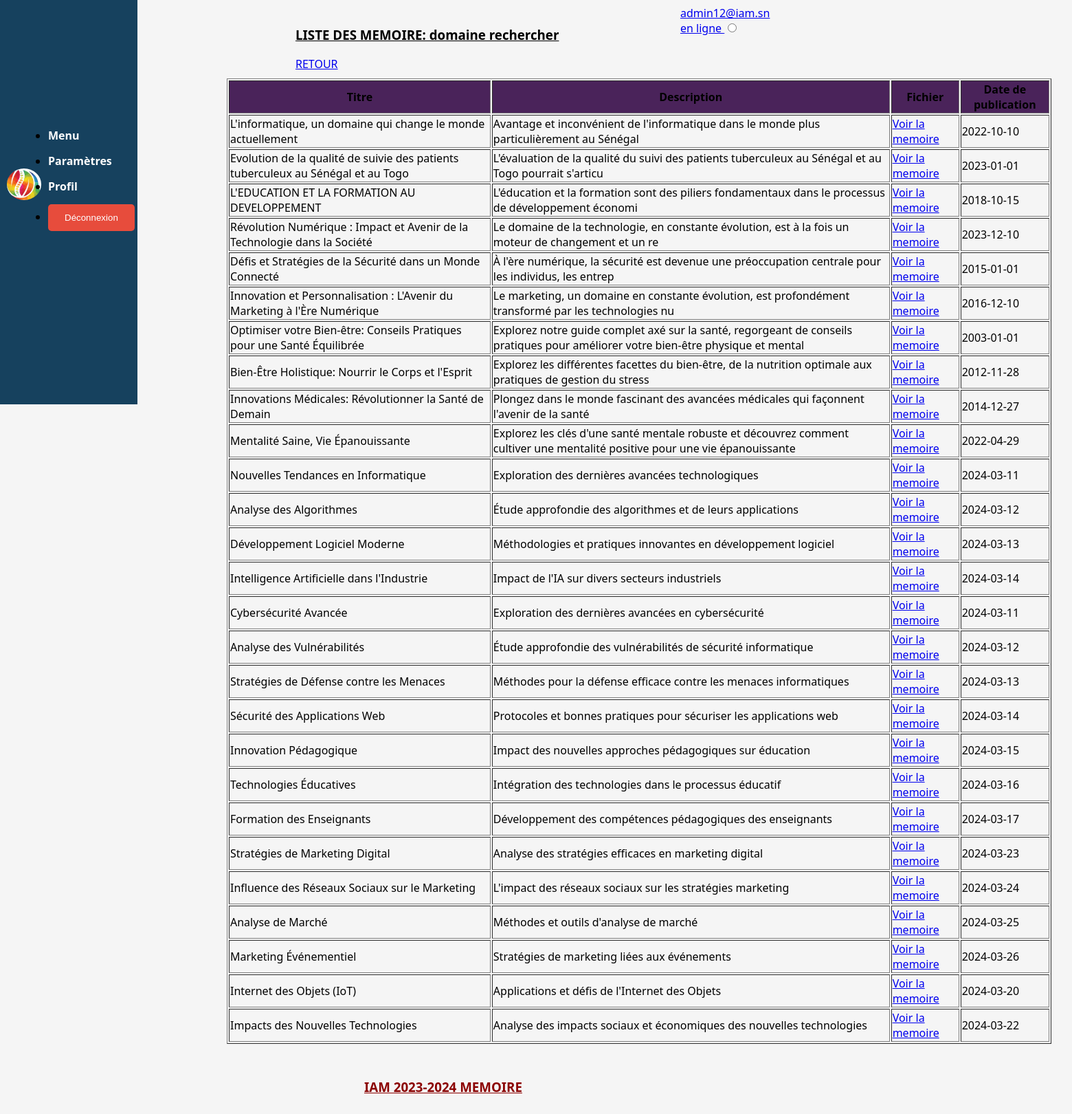
/search.php (signed in), run on the app's committed database.
### tables this page shows
CREATE TABLE `memoires` (
  `id_memoire` int(50) NOT NULL,
  `titre` text NOT NULL,
  `description` varchar(200) NOT NULL,
  `fichier` varchar(50) NOT NULL,
  `date_publication` date NOT NULL,
  `id_utilisateur` int(11) DEFAULT 1,
  `theme_id` int(11) NOT NULL,
  `domaine_id` int(11) NOT NULL
);

### search.php (the view, shortened to what this page needs)
<!DOCTYPE html>
<html lang="en">
<head>
    <link rel="stylesheet" href="admin.css">
</head>
<body>
    <div class="profil">
        <a href="etudiant.php">
            <span class="profil">
                <p><?php echo $_SESSION['Email']; ?> <br>en ligne <input type="radio" name="online" id="online" style="background-color: green;"></p>
            </span>
        </a>
    </div>
    <div class="logo">
        <img src="image/logo2.png">
        <ul>
            <li><a href="etudiant.php">Menu</a></li>
            <li><a href="parametre.php">Paramètres</a></li>
            <li><a href="#">Profil</a></li>
            <li><a href="index.php" onclick="return(confirm('Vous vous déconnectez ?'));"><button type="submit"  class="disconnect">Déconnexion</button></a></li>
        </ul>
    </div>
    <div class="tretour">
        <?php
        if(isset($_GET['search'])) {
            $search_term = $_GET['search'];
            echo "<h3>LISTE DES MEMOIRES: " . htmlspecialchars($search_term) . "</h3>";
        } else {
            echo "<h3>LISTE DES MEMOIRE: domaine rechercher</h3>";
        }
        ?>
        <a href="javascript:history.go(-1)" class="retour">RETOUR</a>
    </div>
    <?php
    $servername = "mysql-balladev.alwaysdata.net";
    $username = "balladev_iam";
    $password = "devweb2024@";
    $dbname = "balladev_iam";
    $conn = new mysqli($servername, $username, $password, $dbname);
    $search_term = isset($_GET['search']) ? mysqli_real_escape_string($conn, $_GET['search']) : '';
    $sql = "SELECT m.titre, m.description, m.fichier, m.date_publication FROM memoires m INNER JOIN themes t ON m.theme_id = t.theme_id WHERE t.nom_theme LIKE '%$search_term%' OR m.titre LIKE '%$search_term%'";
    $result = $conn->query($sql);
    echo "<table border='1'class='tab'>";
    echo "<tr><th>Titre</th><th>Description</th><th>Fichier</th><th>Date de publication</th></tr>";
    if ($result->num_rows > 0) {
        while($row = $result->fetch_assoc()) {
            echo "<tr><td>" . htmlspecialchars($row["titre"]) . "</td>";
            echo "<td>" . htmlspecialchars($row["description"]) . "</td>";
            echo "<td><a href='" . htmlspecialchars($row["fichier"]) . "'>Voir la memoire </a></td>";
            echo "<td>" . htmlspecialchars($row["date_publication"]) . "</td></tr>";
        }
    } else {
        echo "<tr><td colspan='4'>0 résultats</td></tr>";
    }
    echo "</table>";
?>
    <footer>
        <h3>IAM 2023-2024 MEMOIRE </h3>
    </footer>
</body>
</html>

### admin.css (style rules this page uses)
body { font-family: 'Segoe UI', Tahoma, Geneva, Verdana, sans-serif; background-color: #f5f5f5; margin: 30PX; padding: 0; }
.disconnect { background-color: #e74c3c; color: #fff; border: none; padding: 12px 24px; border-radius: 5px; cursor: pointer; transition: background-color 0.3s ease; }
.logo { display: flex; align-items: center; margin-bottom: 30px; background-color: #16415e; padding: 10px; width: 180px; height: 500px; }
.logo img { width: 50px; margin-right: 10px; border-radius: 50%; }
.logo ul { display: flex; flex-direction: column; margin: 0; padding: 0; }
.logo li { margin-bottom: 15px; }
.logo a { text-decoration: none; color: #fff; font-weight: bold; transition: color 0.3s ease; }

### search.php (style rules this page uses)
.tab { margin-left: 300px; margin-top: 10px; }
th { background-color: #4A235A; }
.logo { margin-top: -120px; margin-left: -30px; height:620px }
.profil { margin-left: 960px; margin-top: -60px; }
footer h3 { color: #8B0000; margin-left: 500px; text-decoration: underline; margin-top: 20px; }
footer { margin-top: 50px; }
.tretour { margin-left: 400px; margin-top: -580px; }
.tretour h3 { text-decoration: underline; }

### data on the page
memoires: titre "L'informatique, un domaine qui change le monde actuellement", description "Avantage et inconvénient de l'informatique dans le monde plus particulièrement au Sénégal", date_publication "2022-10-10"
memoires: titre "Evolution de la qualité de suivie des patients tuberculeux au Sénégal et au Togo", description "L'évaluation de la qualité du suivi des patients tuberculeux au Sénégal et au Togo pourrait s'articu", date_publication "2023-01-01"
memoires: titre "L'EDUCATION ET LA FORMATION AU DEVELOPPEMENT", description "L'éducation et la formation sont des piliers fondamentaux dans le processus de développement économi", date_publication "2018-10-15"
memoires: titre "Révolution Numérique : Impact et Avenir de la Technologie dans la Société", description "Le domaine de la technologie, en constante évolution, est à la fois un moteur de changement et un re", date_publication "2023-12-10"
memoires: titre "Défis et Stratégies de la Sécurité dans un Monde Connecté", description "À l'ère numérique, la sécurité est devenue une préoccupation centrale pour les individus, les entrep", date_publication "2015-01-01"
memoires: titre "Innovation et Personnalisation : L'Avenir du Marketing à l'Ère Numérique", description "Le marketing, un domaine en constante évolution, est profondément transformé par les technologies nu", date_publication "2016-12-10"
memoires: titre "Optimiser votre Bien-être: Conseils Pratiques pour une Santé Équilibrée", description "Explorez notre guide complet axé sur la santé, regorgeant de conseils pratiques pour améliorer votre bien-être physique et mental", date_publication "2003-01-01"
memoires: titre "Bien-Être Holistique: Nourrir le Corps et l'Esprit", description "Explorez les différentes facettes du bien-être, de la nutrition optimale aux pratiques de gestion du stress", date_publication "2012-11-28"
memoires: titre "Innovations Médicales: Révolutionner la Santé de Demain", description "Plongez dans le monde fascinant des avancées médicales qui façonnent l'avenir de la santé", date_publication "2014-12-27"
memoires: titre "Mentalité Saine, Vie Épanouissante", description "Explorez les clés d'une santé mentale robuste et découvrez comment cultiver une mentalité positive pour une vie épanouissante", date_publication "2022-04-29"
memoires: titre "Nouvelles Tendances en Informatique", description "Exploration des dernières avancées technologiques", date_publication "2024-03-11"
memoires: titre "Analyse des Algorithmes", description "Étude approfondie des algorithmes et de leurs applications", date_publication "2024-03-12"
memoires: titre "Développement Logiciel Moderne", description "Méthodologies et pratiques innovantes en développement logiciel", date_publication "2024-03-13"
memoires: titre "Intelligence Artificielle dans l'Industrie", description "Impact de l'IA sur divers secteurs industriels", date_publication "2024-03-14"
memoires: titre "Cybersécurité Avancée", description "Exploration des dernières avancées en cybersécurité", date_publication "2024-03-11"
memoires: titre "Analyse des Vulnérabilités", description "Étude approfondie des vulnérabilités de sécurité informatique", date_publication "2024-03-12"
memoires: titre "Stratégies de Défense contre les Menaces", description "Méthodes pour la défense efficace contre les menaces informatiques", date_publication "2024-03-13"
memoires: titre "Sécurité des Applications Web", description "Protocoles et bonnes pratiques pour sécuriser les applications web", date_publication "2024-03-14"
memoires: titre "Innovation Pédagogique", description "Impact des nouvelles approches pédagogiques sur éducation", date_publication "2024-03-15"
memoires: titre "Technologies Éducatives", description "Intégration des technologies dans le processus éducatif", date_publication "2024-03-16"
memoires: titre "Formation des Enseignants", description "Développement des compétences pédagogiques des enseignants", date_publication "2024-03-17"
memoires: titre "Stratégies de Marketing Digital", description "Analyse des stratégies efficaces en marketing digital", date_publication "2024-03-23"
memoires: titre "Influence des Réseaux Sociaux sur le Marketing", description "L'impact des réseaux sociaux sur les stratégies marketing", date_publication "2024-03-24"
memoires: titre "Analyse de Marché", description "Méthodes et outils d'analyse de marché", date_publication "2024-03-25"
memoires: titre "Marketing Événementiel", description "Stratégies de marketing liées aux événements", date_publication "2024-03-26"
memoires: titre "Internet des Objets (IoT)", description "Applications et défis de l'Internet des Objets", date_publication "2024-03-20"
memoires: titre "Impacts des Nouvelles Technologies", description "Analyse des impacts sociaux et économiques des nouvelles technologies", date_publication "2024-03-22"

### other printed values
$_SESSION['Email'] "admin12@iam.sn"
